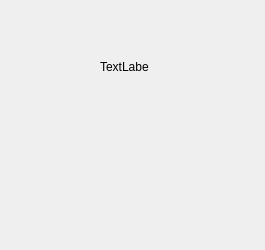
<?xml version="1.0" encoding="UTF-8"?>
<ui version="4.0">
 <class>Widget</class>
 <widget class="QWidget" name="Widget">
  <property name="geometry">
   <rect>
    <x>0</x>
    <y>0</y>
    <width>265</width>
    <height>250</height>
   </rect>
  </property>
  <property name="windowTitle">
   <string>Widget</string>
  </property>
  <widget class="QLabel" name="label">
   <property name="geometry">
    <rect>
     <x>100</x>
     <y>60</y>
     <width>49</width>
     <height>14</height>
    </rect>
   </property>
   <property name="text">
    <string>TextLabel</string>
   </property>
  </widget>
 </widget>
 <resources/>
 <connections/>
</ui>
